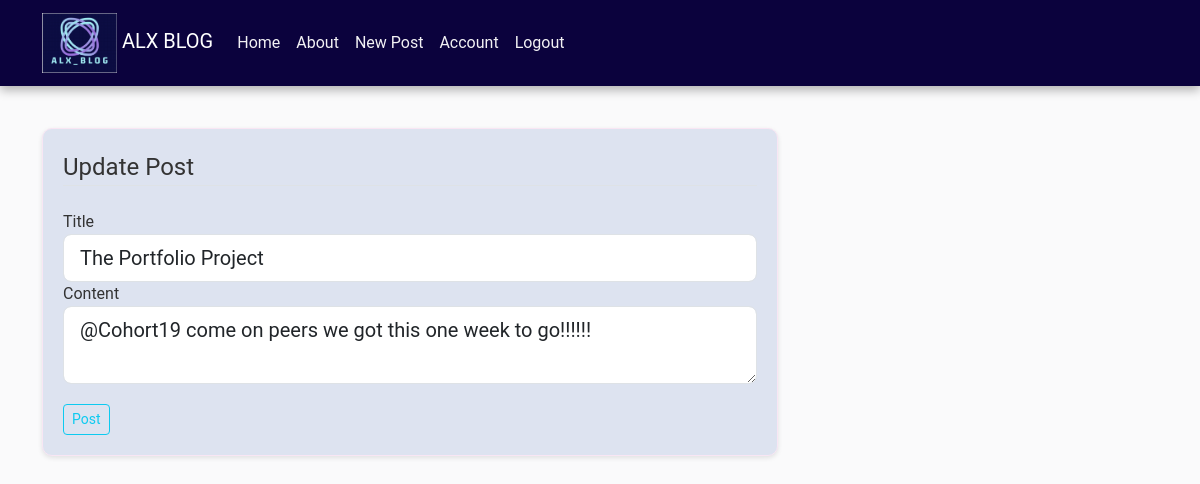
The page /post/10/update (signed in) on the database its author committed.
### alxblog/models.py (models this page shows, shortened)
class Post(db.Model):
    id = db.Column(db.Integer, primary_key=True)
    title = db.Column(db.String(150), nullable=False)
    date_posted = db.Column(db.DateTime, nullable=False, default=datetime.utcnow)
    content = db.Column(db.Text, nullable=False)
    user_id = db.Column(db.Integer, db.ForeignKey('user.id'), nullable=False)
    comments = db.relationship('Comment', backref='post', lazy=True)

### alxblog/routes.py (the view)
@app.route("/post/<int:post_id>/update", methods=['GET', 'POST'])
@login_required
def update_post(post_id):
    post = Post.query.get_or_404(post_id)
    if post.author != current_user:
        abort(403)
    form = PostForm()
    if form.validate_on_submit():
        post.title = form.title.data
        post.content = form.content.data
        db.session.commit()
        flash('Your post is updated', 'success')
        return redirect(url_for('post', post_id=post.id))
    elif request.method == 'GET':
        form.title.data = post.title
        form.content.data = post.content
    return render_template('create_post.html', title='Update Post', form=form, legend='Update Post')

### alxblog/forms.py
class PostForm(FlaskForm):
    title = StringField('Title', validators=[DataRequired()])
    content = TextAreaField('Content', validators=[DataRequired()])
    submit = SubmitField('Post')

### alxblog/models.py (called while the page is built)
@login_manager.user_loader
def loader_user(user_id):
    return User.query.get(int(user_id))

### alxblog/templates/create_post.html (shortened to what this page needs)
{% extends "layout.html" %}
{% block content %}
<div class="content-section">
    <form method="POST" action="">
        <fieldset class="form-group">
            <legend class="border-bottom mb-4">{{ legend }}</legend>
            <div class="form-group">
                {{ form.title.label(class="form-control-label") }}
                {% if form.title.errors %}
                {{ form.title(class="form-control form-control-lg is-invalid") }}
                <div class="invalid-feedback">
                    {% for error in form.title.errors %}
                        <span>{{ error }}</span>
                    {% endfor %}
                </div>
            {% else %}
                {{ form.title(class="form-control form-control-lg") }}
            {% endif %}
            </div>
            <div class="form-group">
                {{ form.content.label(class="form-control-label") }}
                {% if form.content.errors %}
                {{ form.content(class="form-control form-control-lg is-invalid") }}
                <div class="invalid-feedback">
                    {% for error in form.content.errors %}
                        <span>{{ error }}</span>
                    {% endfor %}
                </div>
            {% else %}
                {{ form.content(class="form-control form-control-lg", style="margin-bottom: 10px;") }}
            {% endif %}
            </div>
        </fieldset>
        <div class="form-group">
            {{ form.submit(class="btn btn-outline-info btn-sm", style="margin-top: 10px;") }}
        </div>
    </form>
</div>
{% endblock content %}

### alxblog/static/main.css (style rules this page uses)
body { background: #fafafb; font-family: "Roboto", sans-serif; font-size: medium; color: #333333; margin-top: 5rem; transition: background 0.5s ease; }
.content-section { background: #dde3f0; padding: 20px; border: 1px solid #f8e6f4; border-radius: 10px; margin-bottom: 20px; box-shadow: 0 2px 5px rgba(0, 0, 0, 0.1); transition: transform 0.3s ease; }

### rows shown on the page
Post: title "The Portfolio Project", content "@Cohort19 come on peers we got this one week to go!!!!!!"

### other values the page prints
{{ legend }} "Update Post"
